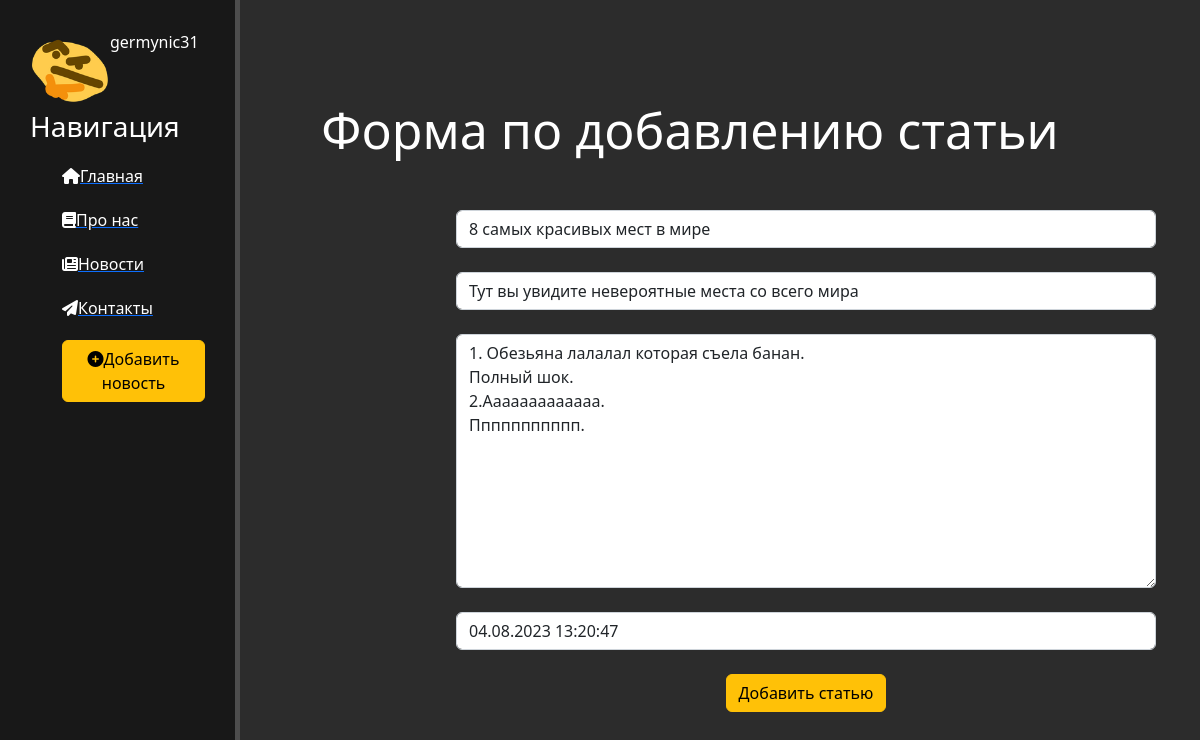
Page /news/3/update on the earlier database version.
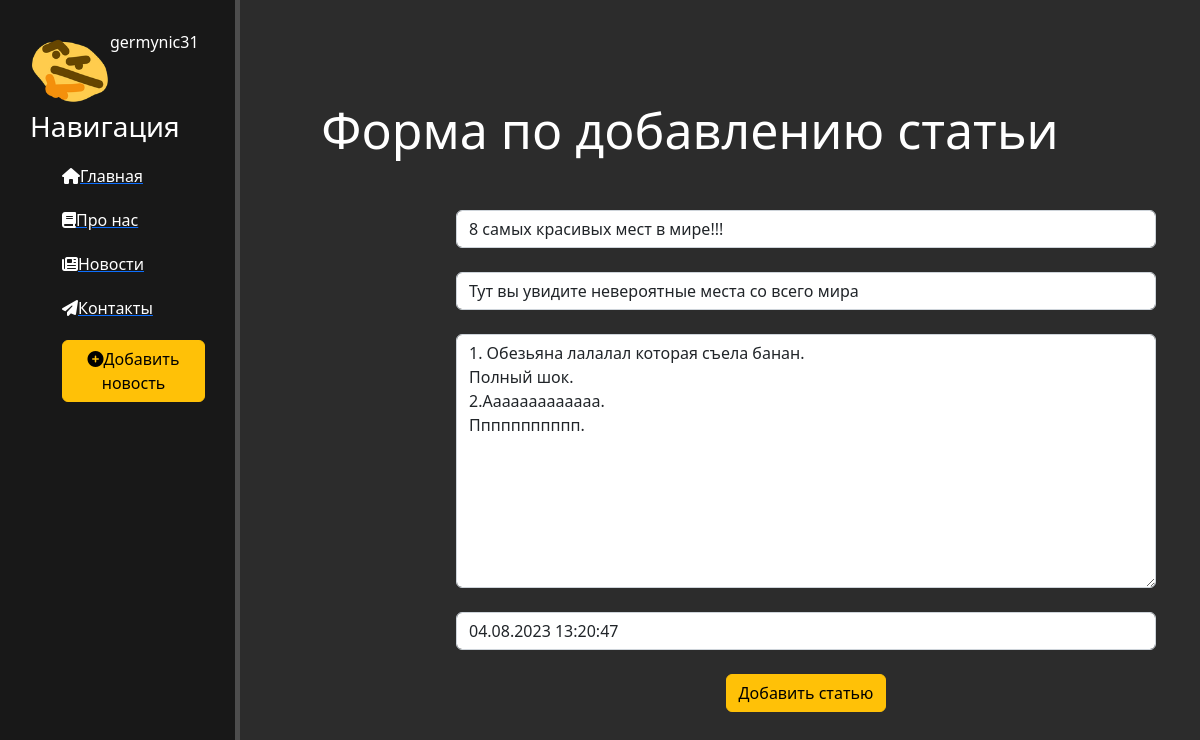
Same page on the later database version.
### news/models.py (models this page shows, shortened)
class Articles(models.Model):
    title = models.CharField('Название', max_length=50)   # до 255
    anons = models.CharField('Анонс', max_length=250)
    full_text = models.TextField('Статья')
    date = models.DateTimeField('Дата публикации')
    class Meta:
        verbose_name = 'Новость'
        verbose_name_plural = 'Новости'

### news/views.py (the view)
# urls.py: path('<int:pk>/update', views.NewsUpdateView.as_view(), name='news_update'),
class NewsUpdateView(UpdateView):
    model = Articles
    template_name = 'news/create.html'
    form_class = ArticlesForm

### news/forms.py
class ArticlesForm(ModelForm):
    class Meta:
        model = Articles
        fields = ['title', 'anons', 'full_text', 'date']
        widgets = {
            'title': TextInput(attrs={
                'class': 'form-control',
                'placeholder': 'Название статьи'
            }),
            'anons': TextInput(attrs={
                'class': 'form-control',
                'placeholder': 'Анонс статьи'
            }),
            'date': DateTimeInput(attrs={
                'class': 'form-control',
                'placeholder': 'Дата публикации'
            }),
            'full_text': Textarea(attrs={
                'class': 'form-control',
                'placeholder': 'Текст статьи'
            })
        }

### news/templates/news/create.html (shortened to what this page needs)
{% extends 'main/layout.html' %}
{% block content %}
    <div class="features">
        <h1>Форма по добавлению статьи</h1>
        <form method="post">
            {{ form.title }}<br>
            {{ form.anons }}<br>
            {{ form.full_text }}<br>
            {{ form.date }}<br>
            <button class="btn btn-warning" type="submit">Добавить статью</button>
        </form>
    </div>
{% endblock %}

Differences in the rows shown:
changed Articles "Тут вы увидите невероятные места со всего мира": title "8 самых красивых мест в мире" → "8 самых красивых мест в мире!!!"
